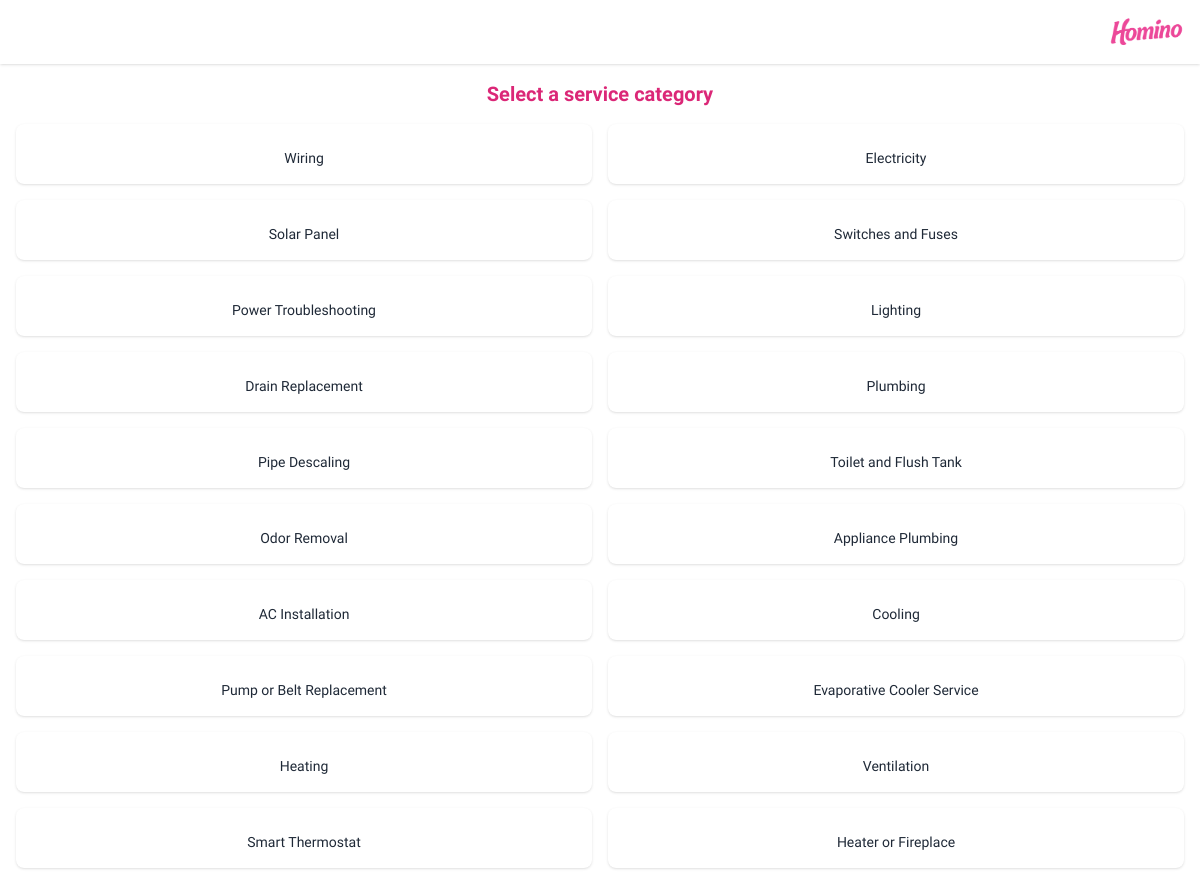
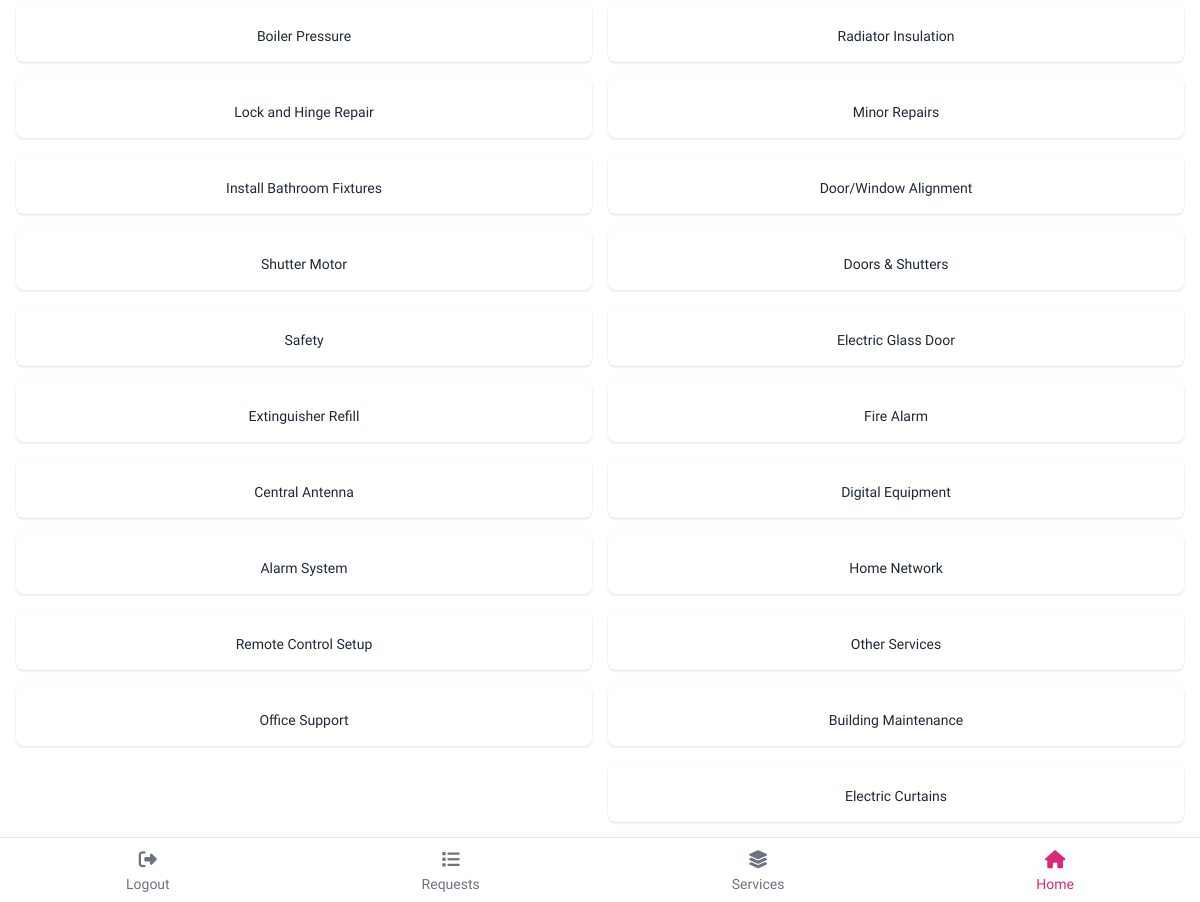
The app's page /categories/ (signed in) with its own data (2 pictures, top to bottom).
### services/models.py (models this page shows, shortened)
class ServiceCategory(MPTTModel):
    title = models.CharField(max_length=100)
    slug = models.SlugField(unique=True)
    icon = models.CharField(max_length=50, blank=True, null=True)  # 👈 اضافه شده
    description = models.TextField(blank=True, null=True)
    parent = TreeForeignKey(
        "self",
        on_delete=models.CASCADE,
        null=True,
        blank=True,
        related_name="children",
        verbose_name="Parent Category",
    )
    class MPTTMeta:
        order_insertion_by = ["title"]

### services/views.py (the view)
# urls.py: path("categories/", service_list, name="service_list"),
@role_required("customer")
def service_list(request):
    categories = ServiceCategory.objects.all()
    return render(request, "services/service_list.html", {"categories": categories})

### services/templates/services/service_list.html (shortened to what this page needs)
{% extends "base.html" %}
{% load i18n %}
{% block content %}
<h2 class="text-xl font-bold text-center text-pink-600 mb-4">{% trans "Select a service category" %}</h2>
<div class="grid grid-cols-2 gap-4">
    {% for category in categories %}
    <a href="#" class="bg-white rounded-lg shadow p-4 flex flex-col items-center hover:bg-pink-50">
        <span class="text-sm">{{ category.title }}</span>
    </a>
    {% endfor %}
</div>
{% endblock %}

### templates/base.html (style rules this page uses)
body { font-family: 'Vazirmatn', sans-serif; }

### records on screen
ServiceCategory: title "Electricity"
ServiceCategory: title "Wiring"
ServiceCategory: title "Switches and Fuses"
ServiceCategory: title "Solar Panel"
ServiceCategory: title "Lighting"
ServiceCategory: title "Power Troubleshooting"
ServiceCategory: title "Plumbing"
ServiceCategory: title "Drain Replacement"
ServiceCategory: title "Toilet and Flush Tank"
ServiceCategory: title "Pipe Descaling"
ServiceCategory: title "Appliance Plumbing"
ServiceCategory: title "Odor Removal"
ServiceCategory: title "Cooling"
ServiceCategory: title "AC Installation"
ServiceCategory: title "Evaporative Cooler Service"
ServiceCategory: title "Pump or Belt Replacement"
ServiceCategory: title "Ventilation"
ServiceCategory: title "Heating"
ServiceCategory: title "Heater or Fireplace"
ServiceCategory: title "Smart Thermostat"
ServiceCategory: title "Radiator Insulation"
ServiceCategory: title "Boiler Pressure"
ServiceCategory: title "Minor Repairs"
ServiceCategory: title "Lock and Hinge Repair"
ServiceCategory: title "Door/Window Alignment"
ServiceCategory: title "Install Bathroom Fixtures"
ServiceCategory: title "Doors & Shutters"
ServiceCategory: title "Shutter Motor"
ServiceCategory: title "Electric Glass Door"
ServiceCategory: title "Safety"
ServiceCategory: title "Fire Alarm"
ServiceCategory: title "Extinguisher Refill"
ServiceCategory: title "Digital Equipment"
ServiceCategory: title "Central Antenna"
ServiceCategory: title "Home Network"
ServiceCategory: title "Alarm System"
ServiceCategory: title "Other Services"
ServiceCategory: title "Remote Control Setup"
ServiceCategory: title "Building Maintenance"
ServiceCategory: title "Office Support"
ServiceCategory: title "Electric Curtains"
